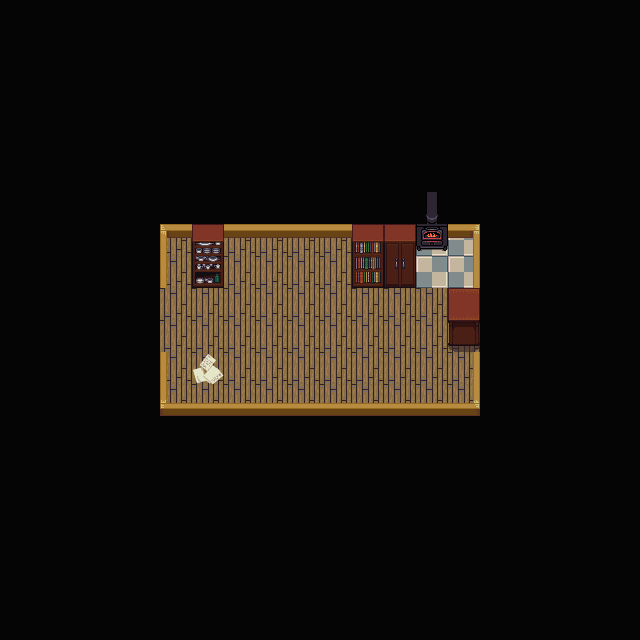

Below is a game level as drawn by its tile map, then a one-line description and the .tmx that defines it (tile-layer data replaced by summaries):
An orthogonal 20x20 tile map with 32x32 px tiles, 3 tile layers (Floor, Extra (No Collision), Objects), 4 tilesets.

<map version="1.2" tiledversion="1.2.0" orientation="orthogonal" renderorder="right-down" width="20" height="20" tilewidth="32" tileheight="32" infinite="0" nextlayerid="5" nextobjectid="1">
 <tileset firstgid="1" source="Interior.tsx" />
 <tileset firstgid="257" source="Interior2.tsx" />
 <tileset firstgid="513" source="Character.tsx" />
 <tileset firstgid="525" source="Enemy.tsx" />
 <layer id="1" name="Floor" width="20" height="20">
  <data>[400 cells, 400 non-empty, 3 distinct tile ids]</data>
 </layer>
 <layer id="3" name="Extra (No Collision)" width="20" height="20">
  <data>[400 cells, 1 non-empty, 1 distinct tile ids]</data>
 </layer>
 <layer id="2" name="Objects" width="20" height="20">
  <data>[400 cells, 30 non-empty, 18 distinct tile ids]</data>
 </layer>
</map>
